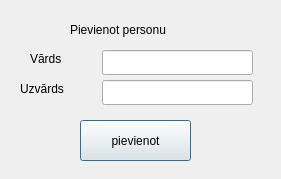
<?xml version="1.0" encoding="UTF-8"?>
<ui version="4.0">
 <class>Pievienot</class>
 <widget class="QDialog" name="Pievienot">
  <property name="geometry">
   <rect>
    <x>0</x>
    <y>0</y>
    <width>281</width>
    <height>179</height>
   </rect>
  </property>
  <property name="windowTitle">
   <string>Pievienot personu</string>
  </property>
  <widget class="QLabel" name="label_2">
   <property name="geometry">
    <rect>
     <x>20</x>
     <y>80</y>
     <width>121</width>
     <height>17</height>
    </rect>
   </property>
   <property name="text">
    <string>Uzvārds</string>
   </property>
  </widget>
  <widget class="QLineEdit" name="lineEdit_2">
   <property name="geometry">
    <rect>
     <x>102</x>
     <y>80</y>
     <width>151</width>
     <height>25</height>
    </rect>
   </property>
   <property name="maxLength">
    <number>20</number>
   </property>
  </widget>
  <widget class="QLabel" name="label_6">
   <property name="geometry">
    <rect>
     <x>70</x>
     <y>20</y>
     <width>161</width>
     <height>20</height>
    </rect>
   </property>
   <property name="text">
    <string>Pievienot personu</string>
   </property>
  </widget>
  <widget class="QPushButton" name="pushButton">
   <property name="geometry">
    <rect>
     <x>80</x>
     <y>120</y>
     <width>111</width>
     <height>41</height>
    </rect>
   </property>
   <property name="text">
    <string>pievienot</string>
   </property>
  </widget>
  <widget class="QLineEdit" name="lineEdit">
   <property name="geometry">
    <rect>
     <x>102</x>
     <y>50</y>
     <width>151</width>
     <height>25</height>
    </rect>
   </property>
   <property name="maxLength">
    <number>20</number>
   </property>
  </widget>
  <widget class="QLabel" name="label">
   <property name="geometry">
    <rect>
     <x>30</x>
     <y>50</y>
     <width>71</width>
     <height>17</height>
    </rect>
   </property>
   <property name="text">
    <string>Vārds</string>
   </property>
  </widget>
 </widget>
 <resources/>
 <connections/>
</ui>
